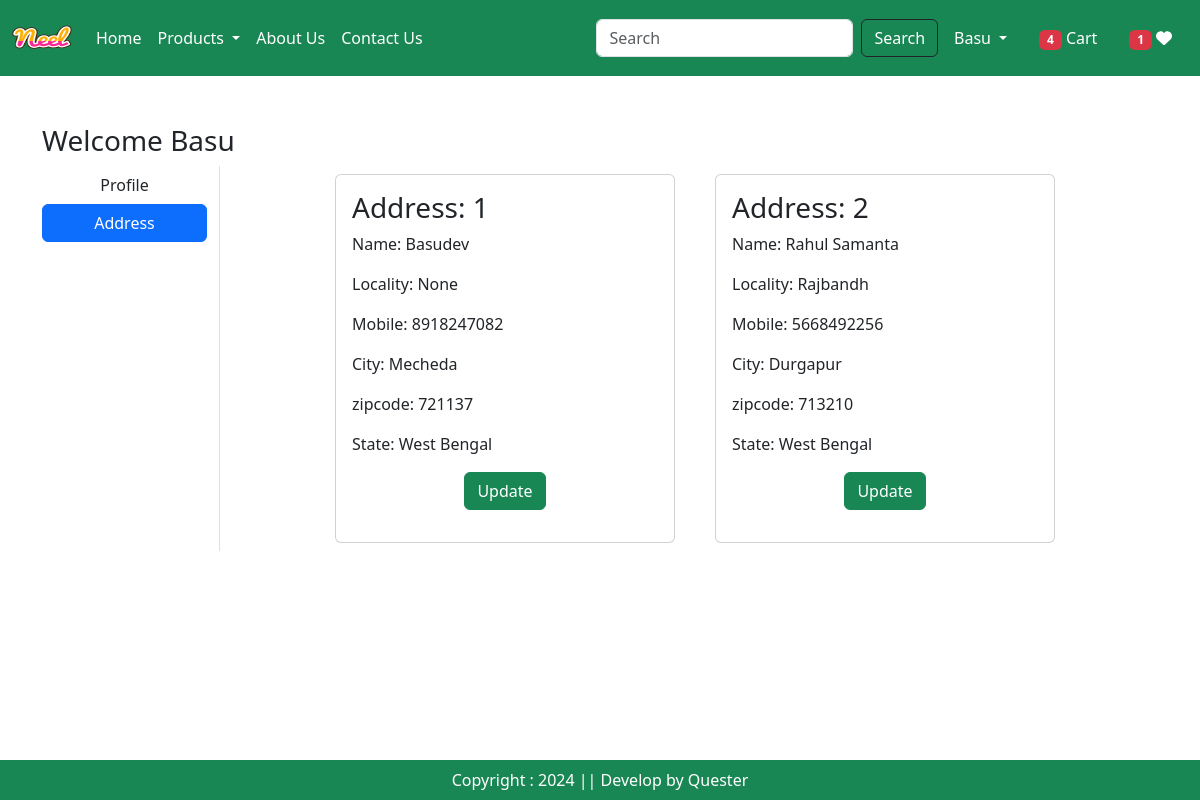
/address/ (signed in), run on the app's committed database.
### app/models.py (models this page shows, shortened)
class Customer(models.Model):
  user  = models.ForeignKey(User,  on_delete=models.CASCADE)
  name = models.CharField(max_length=200)
  locality = models.CharField(max_length=200)
  city = models.CharField(max_length=50)
  mobile = models.IntegerField(default=0)
  zipcode = models.IntegerField()
  state = models.CharField(choices=STATE_CHOICES, max_length=50)

### app/views.py (the view)
# urls.py: path("address/", views.address, name="address"),
@login_required
def address(request):
  add = Customer.objects.filter(user=request.user)
  totalitem = 0
  wishlist = 0
  if request.user.is_authenticated:
    totalitem = len(Cart.objects.filter(user=request.user))
    wishlist = len(Wishlist.objects.filter(user=request.user))
  return render(request, 'app/address.html',locals())

### app/templates/app/address.html (shortened to what this page needs)
{% extends "app/base.html" %}
{% load static %}
{% block main-content %}
<div class="container my-5">
  <div class="row">
    <h3>Welcome <span class="text-capitalize">{{request.user}}</span></h3>
    <div class="col-sm-2 border-end">
      <ul class="list-unstyled">
        <li class="d-grid"><a href="{% url "profile" %}" class="btn ">Profile</a></li>
        <li class="d-grid"><a href="{% url "address" %}" class="btn btn-primary"> Address</a></li>
      </ul>
    </div>
    <div class="col-sm-8 offset-sm-1">
      <div class="row">
        {% for ad in add %}
          <div class="col-sm-6">
            <div class="card m-2">
              <div class="card-body">
                <h3>Address: {{forloop.counter}}</h3>
                <p>Name: {{ad.name}}</p>
                <p>Locality: {{ad.locality}}</p>
                <p>Mobile: {{ad.mobile}}</p>
                <p>City: {{ad.city}}</p>
                <p>zipcode: {{ad.zipcode}}</p>
                <p>State: {{ad.state}}</p>
                <p class="text-center"><a href="{% url "updateAddress" pk=ad.id %}" type="button" class="btn btn-success">Update</a></p>
            </div>
          </div>
        </div>
        {% endfor %}
      </div>
    </div>
  </div>
</div>
{% endblock main-content %}

### app/templates/app/base.html (shortened to what this page needs)
<!DOCTYPE html>
{% load static %}
<html lang="en">
<head>
    <link
        href="https://cdn.jsdelivr.net/npm/bootstrap@5.3.3/dist/css/bootstrap.min.css"
        rel="stylesheet"
    />
    <link rel="stylesheet" href="{% static 'app/css/owl.carousel.min.css' %}" />
    <link rel="stylesheet" href="{% static 'app/css/all.min.css' %}" />
    <link rel="stylesheet" href="{% static 'app/css/style.css' %}" />
</head>
<body>
    <nav class="navbar navbar-expand-lg navbar-dark bg-success">
        <div class="container-fluid">
            <a class="navbar-brand" href="#">
              <img src="{%static "app/images/neel.png"%}" width="60" height="50" />
            </a>
            <div class="collapse navbar-collapse" id="navbarSupportedContent">
                <ul class="navbar-nav me-auto mb-2 mb-lg-0">
                    {% if request.user.is_authenticated %}
                    <li class="nav-item">
                        <a class="nav-link active" aria-current="page" href="/">Home</a>
                    </li>
                    <li class="nav-item dropdown">
                      <a class="nav-link dropdown-toggle text-white" href="#" role="button" data-bs-toggle="dropdown" aria-expanded="false">
                          Products
                      </a>
                  </li>
                    <li class="nav-item">
                        <a class="nav-link text-white" href="{% url "about" %}">About Us</a>
                    </li>
                    <li class="nav-item">
                        <a class="nav-link text-white" href="{% url "contact" %}">Contact Us</a>
                    </li>
                </ul>
                <form class="d-flex" role="search" action="/search">
                    <input class="form-control me-2" type="search" placeholder="Search" name="search" aria-label="Search">
                    <button class="btn btn-outline-dark text-white" type="submit">Search</button>
                </form>
            </div>
            <ul class="navbar-nav me-auto mb-2 mb-lg-0">
              <li class="nav-item dropdown mx-2">
                <a class="nav-link dropdown-toggle text-white" href="#" role="button" id="profileDropdown" data-bs-toggle="dropdown" aria-expanded="false">
                    {{request.user.username}}
                </a>
            </li>
            <li class="nav-item mx-2">
              <a href="{% url "showCart" %}" class="nav-link text-white">       <span class="badge bg-danger">
                {% if totalitem > 0 %}
                    {{totalitem}}
                {% endif %}
              </span>
            Cart
            </a>
            </li>
            <li class="nav-item mx-2">
              <a href="{% url "showwishlist" %}" class="nav-link text-white">
                <span class="badge bg-danger">
                    {% if wishlist > 0 %}
                        {{wishlist}}
                    {% endif %}
                  </span>
                  <i class="fa fa-heart"></i>
              </a>
            </li>
            {% endif %}
            </ul>
        </div>
    </nav>
    {% block main-content %}{% endblock main-content %}
    <footer class="container-fluid bg-success text-center text-white fixed-bottom p-2 mt-5">
        Copyright : 2024 || Develop by Quester
    </footer>
</body>
</html>

### data on the page
Customer: name "Basudev", locality "None", mobile "8918247082", city "Mecheda", zipcode "721137", state "West Bengal"
Customer: name "Rahul Samanta", locality "Rajbandh", mobile "5668492256", city "Durgapur", zipcode "713210", state "West Bengal"

### other printed values
{{ request.user.username }} "Basu"
{{ totalitem }} "4"
{{ wishlist }} "1"
{{ request.user }} "Basu"
